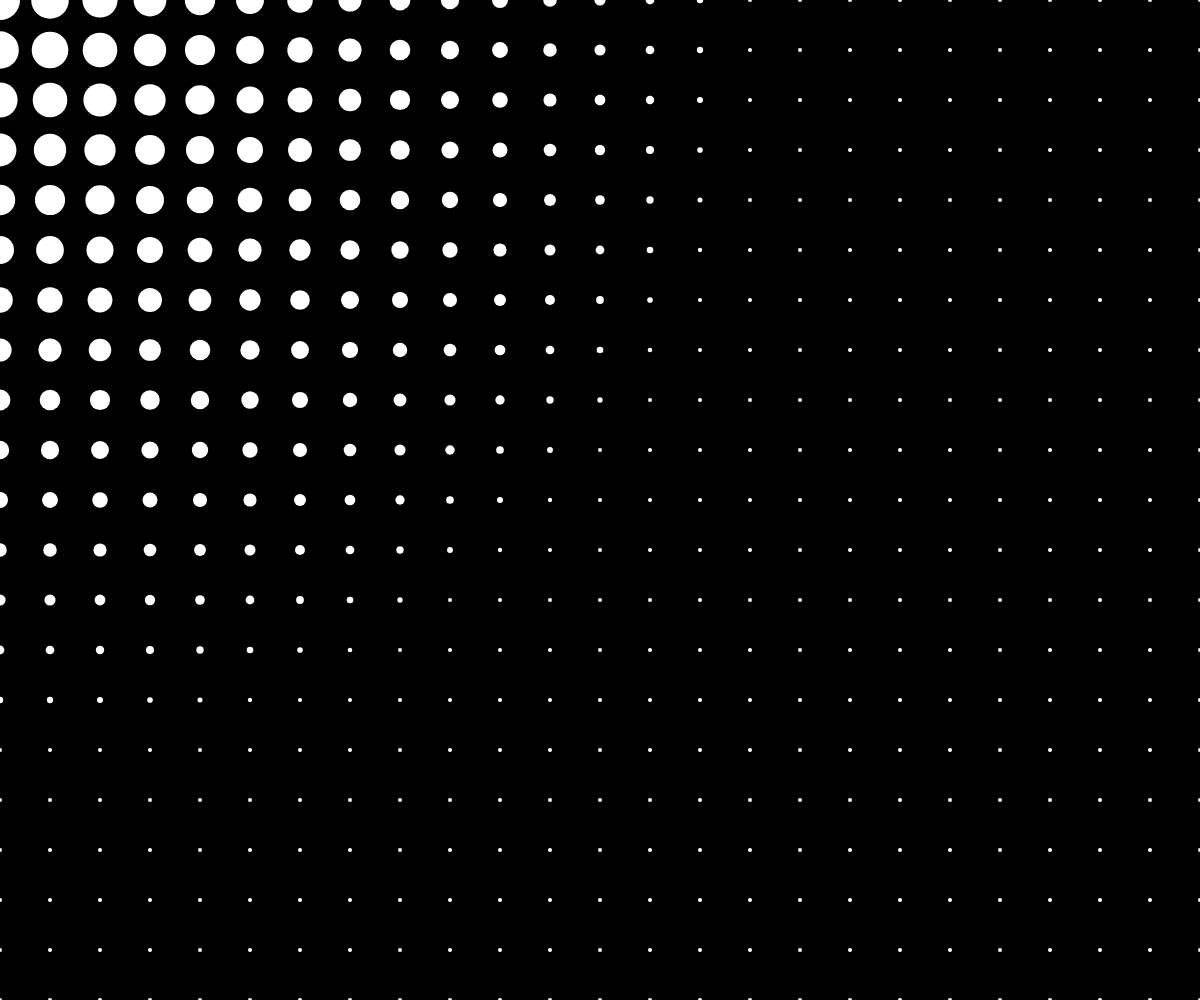
Frame 1 (no input)
Frame 60 (no input): identical to frame 1, image omitted
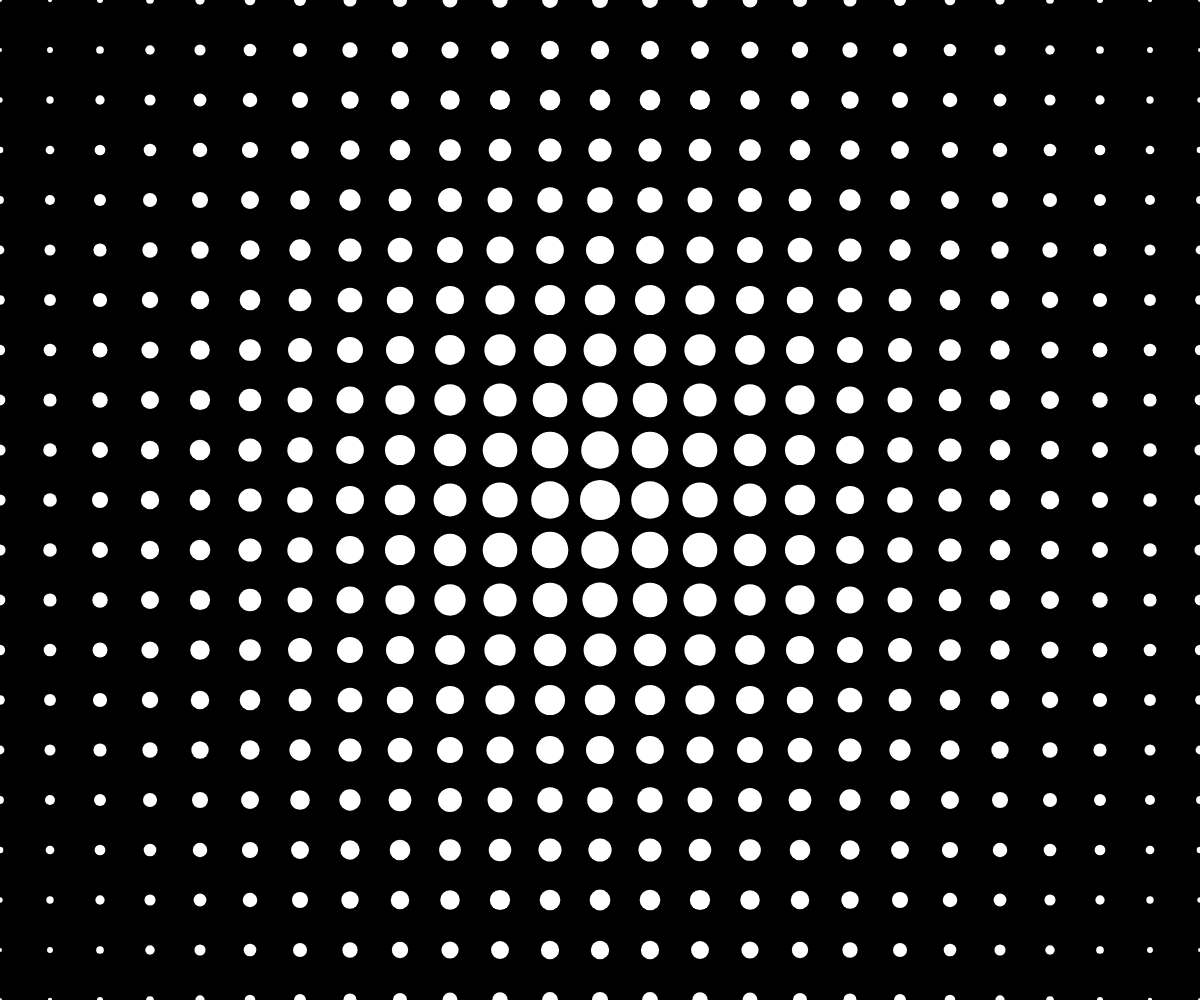
Frame 120 (the mouse pressed at the canvas centre since frame 60)

The p5.js sketch that drew these frames (run headless with seeded random() and noise() and a simulated clock; from frame 60 on, the mouse is pressed at the canvas centre):

// p5.js sketch
// ── sketch.js
const grid = 50;

const maxRadius = 40;

function setup() {
	createCanvas(windowWidth, windowHeight);
	noStroke();
	fill(255);
}

function windowResized() {
	resizeCanvas(windowWidth, windowHeight);
}

function draw(){
	background(0);

	for(let w = 0; w <= width; w += grid){
		for(let h = 0; h <= height; h += grid){
			const d = dist(w, h, mouseX, mouseY);
			const _mouseD = map(d, 0, grid * 15, 1, 0.1, true);
			const _radius = maxRadius * _mouseD;
			ellipse(w, h, _radius);
		}
	}
}
